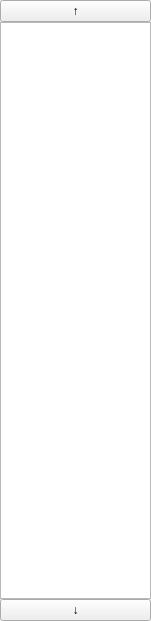
<?xml version="1.0" encoding="UTF-8"?>
<ui version="4.0">
 <class>CItemListWidget</class>
 <widget class="QWidget" name="CItemListWidget">
  <property name="geometry">
   <rect>
    <x>0</x>
    <y>0</y>
    <width>151</width>
    <height>621</height>
   </rect>
  </property>
  <property name="windowTitle">
   <string>Form</string>
  </property>
  <layout class="QVBoxLayout" name="verticalLayout">
   <property name="spacing">
    <number>0</number>
   </property>
   <property name="leftMargin">
    <number>0</number>
   </property>
   <property name="topMargin">
    <number>0</number>
   </property>
   <property name="rightMargin">
    <number>0</number>
   </property>
   <property name="bottomMargin">
    <number>0</number>
   </property>
   <item>
    <widget class="QPushButton" name="btn_up">
     <property name="text">
      <string>↑</string>
     </property>
    </widget>
   </item>
   <item>
    <widget class="QListWidget" name="listWidget"/>
   </item>
   <item>
    <widget class="QPushButton" name="btn_down">
     <property name="text">
      <string>↓</string>
     </property>
    </widget>
   </item>
  </layout>
 </widget>
 <resources/>
 <connections/>
</ui>
